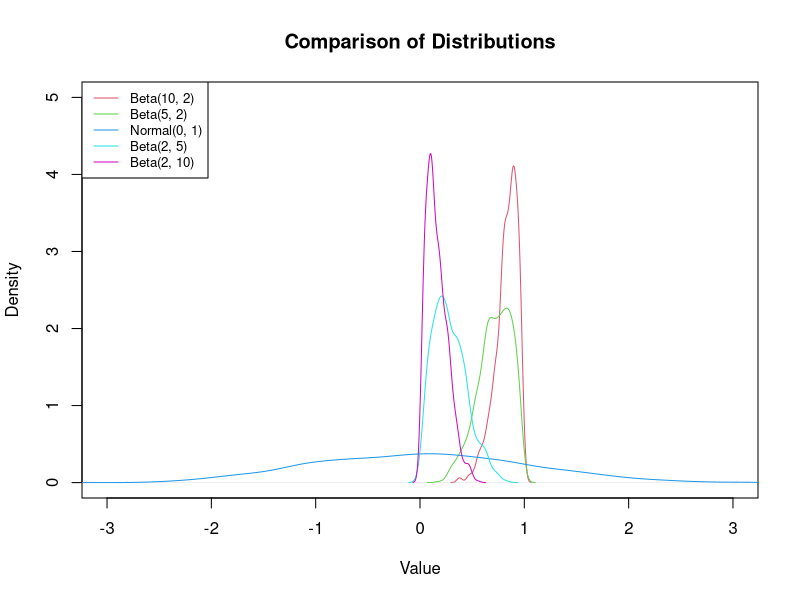

This figure's R source: (Note: this script raises an error after producing the figure.)
## ---- chunk 1
knitr::opts_chunk$set(echo = TRUE)
## ---- chunk 2

# The following example was taken from: https://statisticsglobe.com/draw-normal-left-right-skewed-distributions-r

set.seed(35486)                    # Create random distributions
data <- data.frame(x1 = rbeta(1000, 10, 2),
                   x2 = rbeta(1000, 5, 2),
                   x3 = rnorm(1000),
                   x4 = rbeta(1000, 2, 5),
                   x5 = rbeta(1000, 2, 10))

head(data)                         # Print head of data
## ---- chunk 3
plot(density(data$x1), col = 2,    # Overlay all columns as densities
     xlim = c(- 3, 3),
     ylim = c(0, 5),
     main = "Comparison of Distributions",
     xlab = "Value"
     )

lines(density(data$x2), col = 3)
lines(density(data$x3), col = 4)
lines(density(data$x4), col = 5)
lines(density(data$x5), col = 6)

legend("topleft",                  # Add legend to plot
       legend = c("Beta(10, 2)",
                  "Beta(5, 2)",
                  "Normal(0, 1)",
                  "Beta(2, 5)",
                  "Beta(2, 10)"),
       col = 2:6,
       lty = 1,
       cex = 0.8)

## ---- chunk 4
generate_dataset <- function(n = 300, m = 1000) {

  datasets <- replicate(
    n,
    rbeta(m, shape1 = 10, shape2 = 2),
    simplify = FALSE
  )

  names(datasets) <- paste0("dataset_", seq_len(n))

  return(datasets)
}

test_refactored_1 <- generate_dataset(n = 3, m = 1000)

length(test_refactored_1)
length(test_refactored_1[[1]])
## ---- chunk 5
generate_dataset <- function(
  n = 300,
  m = 1000,
  alpha = 10,
  beta = 2
) {

  datasets <- replicate(
    n,
    rbeta(m, shape1 = alpha, shape2 = beta),
    simplify = FALSE
  )

  names(datasets) <- paste0("dataset_", seq_len(n))

  return(datasets)
}

# Right-skewed beta distribution
right_skewed <- generate_dataset(alpha = 2, beta = 5)

# Left-skewed beta distribution
left_skewed <- generate_dataset(alpha = 5, beta = 2)

# Symmetric beta distribution
symmetric <- generate_dataset(alpha = 2, beta = 2)

# Calculate their sample means
right_means <- calculate_mean_values(right_skewed)
left_means <- calculate_mean_values(left_skewed)
symmetric_means <- calculate_mean_values(symmetric)
## ---- chunk 6
# Default beta distribution
default_beta <- function(size, alpha = 10, beta = 2) {

  rbeta(size, shape1 = alpha, shape2 = beta)

}


# Generalised dataset generator
generate_dataset <- function(
  n = 300,
  m = 1000,
  FUN = default_beta,
  ...
) {

  datasets <- lapply(
    seq_len(n),
    function(i) FUN(m, ...)
  )

  names(datasets) <- paste0("dataset_", seq_len(n))

  return(datasets)
}

# Beta distribution
beta_data <- generate_dataset(
  FUN = rbeta,
  shape1 = 2,
  shape2 = 5
)

# Uniform distribution
uniform_data <- generate_dataset(
  FUN = runif,
  min = 0,
  max = 1
)

# Normal distribution
normal_data <- generate_dataset(
  FUN = rnorm,
  mean = 0,
  sd = 1
)

# Exponential distribution
exponential_data <- generate_dataset(
  FUN = rexp,
  rate = 1
)

beta_means <- calculate_mean_values(beta_data)

uniform_means <- calculate_mean_values(uniform_data)

normal_means <- calculate_mean_values(normal_data)

exponential_means <- calculate_mean_values(exponential_data)
length(beta_data)
length(beta_data[[1]])
length(beta_means)

## ---- chunk 7
par(mfrow = c(2, 2))

qqnorm(
  beta_data[[1]],
  main = "Original Beta(2,5)"
)
qqline(beta_data[[1]], col = "red")

qqnorm(
  beta_means,
  main = "Beta Sample Means"
)
qqline(beta_means, col = "red")

qqnorm(
  exponential_data[[1]],
  main = "Original Exponential"
)
qqline(exponential_data[[1]], col = "red")

qqnorm(
  exponential_means,
  main = "Exponential Sample Means"
)
qqline(exponential_means, col = "red")

par(mfrow = c(1, 1))
par(mfrow = c(2, 2))

qqnorm(beta_means, main = "Beta Sample Means")
qqline(beta_means, col = "red")

qqnorm(uniform_means, main = "Uniform Sample Means")
qqline(uniform_means, col = "red")

qqnorm(normal_means, main = "Normal Sample Means")
qqline(normal_means, col = "red")

qqnorm(exponential_means, main = "Exponential Sample Means")
qqline(exponential_means, col = "red")

par(mfrow = c(1, 1))
## ---- chunk 8
par(mfrow = c(2, 2))

qqnorm(beta_means, main = "Beta Sample Means")
qqline(beta_means, col = "red")

qqnorm(uniform_means, main = "Uniform Sample Means")
qqline(uniform_means, col = "red")

qqnorm(normal_means, main = "Normal Sample Means")
qqline(normal_means, col = "red")

qqnorm(exponential_means, main = "Exponential Sample Means")
qqline(exponential_means, col = "red")

par(mfrow = c(1, 1))
## ---- chunk 9
set.seed(35486)

# Generate exponential samples with different sample sizes
exp_m5 <- generate_dataset(
  n = 300,
  m = 5,
  FUN = rexp,
  rate = 1
)

qqnorm(dataframe_beta[[1]], main = "Original distribution", pch = 1, frame = FALSE)
qqnorm(dataframe_norm[[1]], main = "Original distribution", pch = 1, frame = FALSE)
exp_m30 <- generate_dataset(
  n = 300,
  m = 30,
  FUN = rexp,
  rate = 1
)

exp_m1000 <- generate_dataset(
  n = 300,
  m = 1000,
  FUN = rexp,
  rate = 1
)

# Calculate sample means
means_m5 <- calculate_mean_values(exp_m5)

means_m30 <- calculate_mean_values(exp_m30)

means_m1000 <- calculate_mean_values(exp_m1000)
par(mfrow = c(1, 3))

qqnorm(means_m5, main = "Exponential Means: m = 5")
qqline(means_m5, col = "red")

qqnorm(means_m30, main = "Exponential Means: m = 30")
qqline(means_m30, col = "red")

qqnorm(means_m1000, main = "Exponential Means: m = 1000")
qqline(means_m1000, col = "red")

par(mfrow = c(1, 1))
